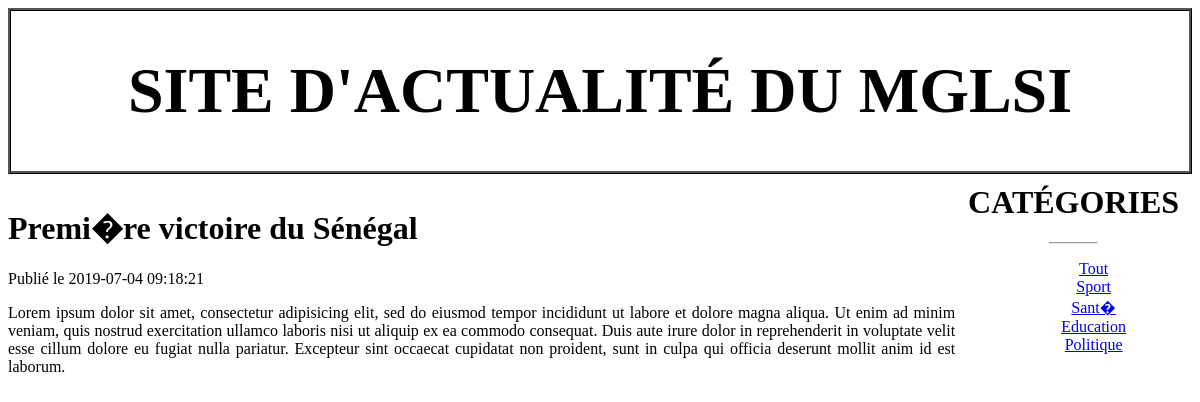
The app's page /Views/article.php?id=1 with its own data.
### tables this page shows
CREATE TABLE `Article` (
  `id` int(11) NOT NULL AUTO_INCREMENT,
  `titre` varchar(255) DEFAULT NULL,
  `contenu` text DEFAULT NULL,
  `dateCreation` datetime DEFAULT current_timestamp(),
  `dateModification` datetime DEFAULT current_timestamp(),
  `categorie` int(11) DEFAULT NULL,
  PRIMARY KEY (`id`),
  KEY `fk_categorie_article` (`categorie`),
  CONSTRAINT `fk_categorie_article` FOREIGN KEY (`categorie`) REFERENCES `Categorie` (`id`)
);

CREATE TABLE `Categorie` (
  `id` int(11) NOT NULL AUTO_INCREMENT,
  `libelle` varchar(20) DEFAULT NULL,
  PRIMARY KEY (`id`)
);

### Model/Data/Connexion.class.php (called while the page is built, shortened)
<?php
class Connexion
{
    private static $connexion;
    private function __construct()
    {
        try
        {
            $user = 'root';
			$password = '';
			$server = 'localhost';
            $dbname = 'mglsi_news;charset=utf8';
            self::$connexion = new PDO('mysql:host='.$server.';dbname='.$dbname, $user, $password, [PDO::ATTR_ERRMODE=>PDO::ERRMODE_EXCEPTION]);
        }
        catch(Exception $e)
        {
            echo 'Une erreur est survenue lors de la connection à la BD => '. $e->getMessage();
            die();
        }
    }
    public static function getConnexion()
    {
        return self::$connexion;
    }
}

### Controller/Controller.php (called while the page is built, shortened)
<?php
require_once('../Model/Data/Connexion.class.php');
require_once('../Model/Manager/ArticleManager.class.php');
require_once('../Model/Manager/CategorieManager.class.php');
class Controller
{
    private $articleManager;
    public function __construct()
    {
        $this->connexion = \Connexion::getConnexion();
        $this->articleManager = new \ArticleManager($this->connexion);
        $this->categorieManager = new \CategorieManager($this->connexion);
        $this->allArticles = $this->articleManager->getAll();
        $this->allCategories = $this->categorieManager->getAll();
    }
    public function article($id)
    {
        $article = $this->articleManager->get($id);
        return $article;
    }
}

### Model/Manager/ArticleManager.class.php (called while the page is built, shortened)
<?php
class ArticleManager
{
    private $db;
    private function setDb($db)
    {
        $this->db = $db;
    }
    public function getAll()
    {
        $articles = array();
        $request = $this->db->query('SELECT * FROM Article');
        while($data = $request->fetch(PDO::FETCH_ASSOC))
        {
            $articles [] = new Article($data);
        }
        return $articles;
    }
    public function get($id)
    {
        $id = (int) $id;
        $request = $this->db->query('SELECT * FROM Article WHERE id = '.$id);
        $data = $request->fetch(PDO::FETCH_OBJ);
        return $data;
    }
}

### assets/Utilities/HydratationTrait.php (called while the page is built, shortened)
<?php
trait HydratationTrait
{
    private function hydrate(Array $data)
    {
        foreach($data as $key => $value)
        {
            $method = 'set'.ucfirst($key);
        }
    }
}

### Model/Manager/CategorieManager.class.php (called while the page is built, shortened)
<?php
class CategorieManager
{
    private $db;
    private function setDb($db)
    {
        $this->db = $db;
    }
    public function getAll()
    {
        $request = $this->db->query('SELECT * FROM Categorie');
        $data = $request->fetchAll(PDO::FETCH_OBJ);
        return $data;
    }
}

### Views/article.php (the view, shortened to what this page needs)
<!DOCTYPE html>
<html lang="en">
<head>
	<link rel="stylesheet" type="text/css" href="../assets/css/style.css">
</head>
<body>
<?php require_once('entete.php');?>
<div id="contenu">
    <?php
        require_once('../Controller/Controller.php');
        $controller = new Controller();
        $article = null;
        if(isset($_GET['id'])){
            $article = $controller-> article($_GET['id']);
        }
        if($article != null) { ?>
        <h1><?= $article->titre ?></h1>
        <span>Publié le <?= $article->dateCreation ?></span>
        <p><?= $article->contenu ?></p>
    <?php } else { ?>
        <meta http-equiv="refresh" content="3; url=../accueil">
        <h1>Aucun article trouvé !</h1>
    <?php } ?>
</div>
<?php
require_once('menu.php');
?>
</body>
</html>

### Views/menu.php
<div id="menu">
	<h1>Catégories</h1><hr width="20%">
	<ul>
		<li><a href="index.php">Tout</a></li>
		<?php
			$controller= new Controller();
			$categories = $controller->allCategories;
			foreach ($categories as $categorie):?>
			<li><a href="categorie/<?= $categorie->id ?>"><?= $categorie->libelle ?></a></li>
		<?php endforeach ?>
	</ul>
</div>

### assets/css/style.css (style rules this page uses)
#contenu { float: left; width: 80%; text-align: justify; }
#menu { margin-left: 80%; text-align: center; }
#menu li { list-style-type: none; }
#menu h1 { margin-top: 0px; padding-top: 0px; font-family: "AGENCY FB"; text-transform: uppercase; }

### records on screen
article: titre "Premi�re victoire du Sénégal", dateCreation "2019-07-04 09:18:21", contenu "Lorem ipsum dolor sit amet, consectetur adipisicing elit, sed do eiusmod tempor incididunt ut labore et dolore magna aliqua. Ut enim ad minim veniam, quis nostrud exercitation ullamco laboris nisi ut aliquip ex ea commodo consequat. Duis aute irure dolor in reprehenderit in voluptate velit esse cillum dolore eu fugiat nulla pariatur. Excepteur sint occaecat cupidatat non proident, sunt in culpa qui officia deserunt mollit anim id est laborum."
categorie: libelle "Sport"
categorie: libelle "Sant�"
categorie: libelle "Education"
categorie: libelle "Politique"
